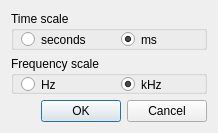
<?xml version="1.0" encoding="UTF-8"?>
<ui version="4.0">
 <class>ScaleDlg</class>
 <widget class="QDialog" name="ScaleDlg">
  <property name="geometry">
   <rect>
    <x>0</x>
    <y>0</y>
    <width>218</width>
    <height>133</height>
   </rect>
  </property>
  <property name="windowTitle">
   <string>Dialog</string>
  </property>
  <layout class="QVBoxLayout" name="verticalLayout">
   <item>
    <widget class="QGroupBox" name="groupBox">
     <property name="title">
      <string>Time scale</string>
     </property>
     <widget class="QRadioButton" name="secBtn">
      <property name="geometry">
       <rect>
        <x>10</x>
        <y>20</y>
        <width>82</width>
        <height>17</height>
       </rect>
      </property>
      <property name="text">
       <string>seconds</string>
      </property>
     </widget>
     <widget class="QRadioButton" name="msBtn">
      <property name="geometry">
       <rect>
        <x>110</x>
        <y>20</y>
        <width>82</width>
        <height>17</height>
       </rect>
      </property>
      <property name="text">
       <string>ms</string>
      </property>
      <property name="checked">
       <bool>true</bool>
      </property>
     </widget>
    </widget>
   </item>
   <item>
    <widget class="QGroupBox" name="groupBox_2">
     <property name="title">
      <string>Frequency scale</string>
     </property>
     <widget class="QRadioButton" name="hzBtn">
      <property name="geometry">
       <rect>
        <x>10</x>
        <y>20</y>
        <width>82</width>
        <height>17</height>
       </rect>
      </property>
      <property name="text">
       <string>Hz</string>
      </property>
     </widget>
     <widget class="QRadioButton" name="khzBtn">
      <property name="geometry">
       <rect>
        <x>110</x>
        <y>20</y>
        <width>82</width>
        <height>17</height>
       </rect>
      </property>
      <property name="text">
       <string>kHz</string>
      </property>
      <property name="checked">
       <bool>true</bool>
      </property>
     </widget>
    </widget>
   </item>
   <item>
    <widget class="QDialogButtonBox" name="buttonBox">
     <property name="orientation">
      <enum>Qt::Horizontal</enum>
     </property>
     <property name="standardButtons">
      <set>QDialogButtonBox::Cancel|QDialogButtonBox::Ok</set>
     </property>
    </widget>
   </item>
  </layout>
 </widget>
 <resources/>
 <connections>
  <connection>
   <sender>buttonBox</sender>
   <signal>accepted()</signal>
   <receiver>ScaleDlg</receiver>
   <slot>accept()</slot>
   <hints>
    <hint type="sourcelabel">
     <x>248</x>
     <y>254</y>
    </hint>
    <hint type="destinationlabel">
     <x>157</x>
     <y>274</y>
    </hint>
   </hints>
  </connection>
  <connection>
   <sender>buttonBox</sender>
   <signal>rejected()</signal>
   <receiver>ScaleDlg</receiver>
   <slot>reject()</slot>
   <hints>
    <hint type="sourcelabel">
     <x>316</x>
     <y>260</y>
    </hint>
    <hint type="destinationlabel">
     <x>286</x>
     <y>274</y>
    </hint>
   </hints>
  </connection>
 </connections>
</ui>
